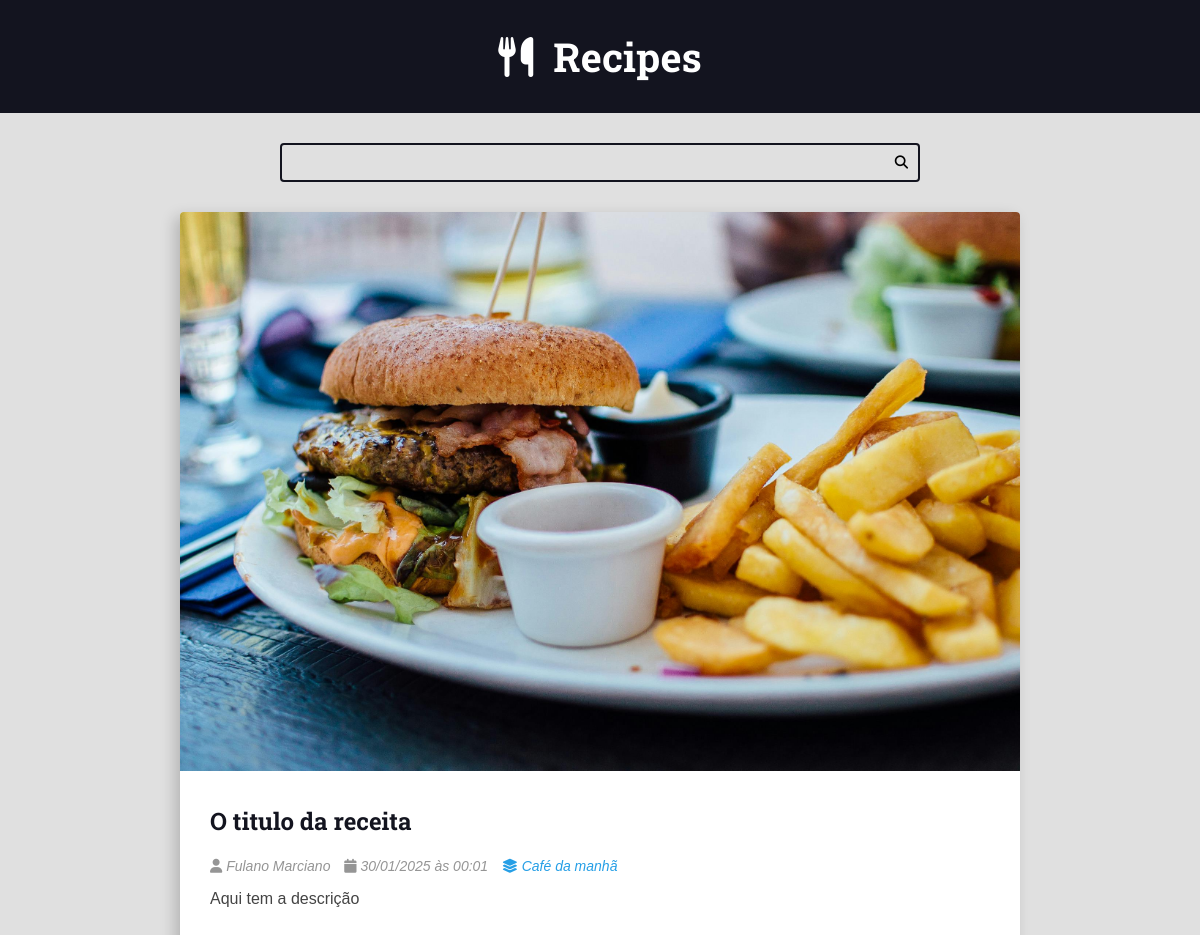
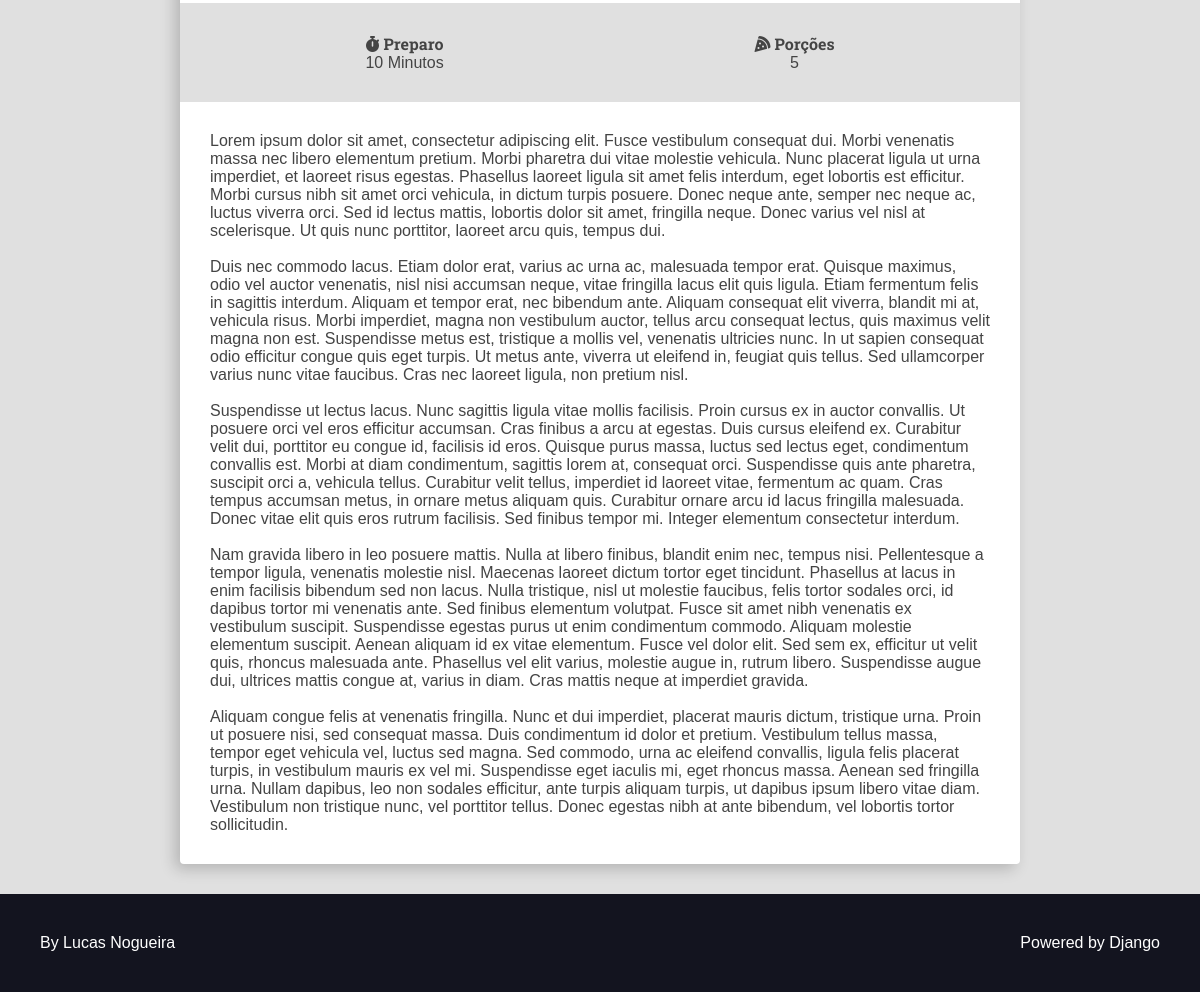
Screenshot of /recipes/1361/ with the database file from the repository (2 pictures, top to bottom).
### recipes/models.py (models this page shows, shortened)
class Recipe(models.Model):
    title = models.CharField(max_length=65) #VARCHAR
    description = models.CharField(max_length=165)
    slug = models.SlugField(unique=True) #slug
    preparation_time = models.IntegerField() #INT
    preparation_time_unit = models.CharField(max_length=65)
    servings = models.IntegerField()
    serving_unit = models.CharField(max_length=65)
    preparation_steps = models.TextField() #Tamanho livre
    preparation_steps_is_html = models.BooleanField(default=False)
    created_at = models.DateTimeField(auto_now_add=True) #auto_now_add faz com que no momento da criação pegue a data atual
    updated_at = models.DateTimeField(auto_now=True)
    is_published = models.BooleanField(default=False)
    cover = models.ImageField(upload_to='recipes/covers/%Y/%m/%d/', blank=True, default='')
    category = models.ForeignKey(Category, on_delete=models.SET_NULL, null=True, blank=True, default=None,) # Caso a categoria for apagada torna o campo nulo, o null permite que o campo seja nulo
    author = models.ForeignKey(User, on_delete=models.SET_NULL, null=True, blank=True, default=None)

class Category(models.Model):
    name = models.CharField(max_length=65)

### recipes/views.py (the view)
# urls.py: path('recipes/<int:id>/', views.recipe, name='recipe'),
def recipe(request, id):
    recipes = get_object_or_404(Recipe, pk=id, is_published=True,)
    return render(request, 'recipes/pages/recipe-view.html', context={
        'recipe': recipes,
        'is_detail_page': True,
    })

### recipes/templates/recipes/pages/recipe-view.html (shortened to what this page needs)
{% extends 'global/base.html' %}
{% block content %}
<div class="main-content main-content-detail container">
    {%include "recipes/partials/recipe.html"%}
</div>
{% endblock content %}

### recipes/templates/recipes/partials/recipe.html (shortened to what this page needs)
<div class="recipe recipe-list-item">
    {% if recipe.cover %}
    <div class="recipe-cover">
        <a href="{% url 'recipes:recipe' recipe.id%}">
        <img src="{{recipe.cover.url}}" alt="temp">
        </a>
    </div>
    {% endif %}
    <div class="recipe-title-container">
        <h2 class="recipe-title">
            <a href="{% url 'recipes:recipe' recipe.id %}">
        {{recipe.title}}
            </a>
        </h2>
    </div>
    <div class="recipe-author">
        {% if recipe.author is not None %}
            <span class="recipe-author-item">
                <i class="fas fa-user"></i>
                {% if recipe.author.first_name %}
                    {{recipe.author.first_name}} {{recipe.author.last_name}}
                {% else %}
                    {{ recipe.author.username}}
                {% endif %}
            </span>
        {% endif %}
        <span class="recipe-author-item">
            <i class="fas fa-calendar alt"></i>
            {{ recipe.created_at|date:"d/m/Y" }} às {{ recipe.created_at|date:"H:i" }}
        </span>
        {% if recipe.category is not None %}
            <span class="recipe-author-item">
                <a href=" {% url 'recipes:category' recipe.category.id %}">
                    <i class="fas fa-layer-group"></i>
                    <span>{{recipe.category.name}}</span>
                </a>
            </span>
        {% endif %}
    </div>
    <div class="recipe-content">
        <p>{{recipe.description}}</p>
    </div>
    <div class="recipe-meta-container">
        <div class="recipe-meta recipe-preparation">
            <h3 class="recipe-meta-title"><i class="fas fa-stopwatch"></i> Preparo</h3>
            <div class="recipe-meta-text">
                {{recipe.preparation_time}} {{recipe.preparation_time_unit}}
            </div>
        </div>
        <div class="recipe-meta recipe-servings">
            <h3 class="recipe-meta-title"><i class="fas fa-pizza-slice"></i> Porções</h3>
            <div class="recipe-meta-text">
                {{recipe.servings}} {{recipe.servings_unit}}
            </div>
        </div>
    </div>
    {% if is_detail_page is True %}
        <div class="preparation-steps">
            {% if recipe.preparation_steps_is_html is True %}
                {{ recipe.preparation_steps|safe }}
            {% else %}
                    {{ recipe.preparation_steps|linebreaksbr }}
                </div>
            {% endif %}
    {% endif %}
</div>

### recipes/static/recipes/css/style.css (style rules this page uses)
:root { --color-primary: #269fe6; --color-primary-hover: #2086c2; --color-primary-dark: #13141f; --color-primary-dark-hover: #212336; --color-primary-light: #d4ecfa; --color-primary-light-hover: #bdd8e7; --color-white: #fff; --color-black: #000; --color-dark-text: #444; --color-info-light: #cce5ff; --color-debug-light: #cce5ff; --color-success-light: #d4edda; --color-alert-light: #fff3cd; --color-warning-light: #fff3cd; --color-error-light: #f8d7da; --color-info-dark: #4d86c4; --color-debug-dark: #4d86c4; --color-success-dark: #4a9c5d; --color-alert-dark: #927f40; --color-warning-dark: #927f40; --color-error-dark: #da525d; --color-gray-0: #f9f9f9; --color-gray-1: #e0e0e0; --color-gray-2: #c7c7c7; --color-gray-3: #aeaeae; --color-gray-4: #959595; --color-gray-5: #7d7d7d; --color-gray-6: #646464; --color-gray-7: #4b4b4b; --color-gray-8: #323232; --color-gray-9: #191919; --font-primary: sans-serif; --font-headings: 'Roboto Slab', serif; --spacing-gutter-medium: 3rem; --spacing-gutter-large: 4rem; }
* { padding: 0; margin: 0; box-sizing: border-box; }
html { font-size: 62.5%; }
body { font-size: 1.6rem; font-family: var(--font-primary); background-color: var(--color-gray-1); color: var(--color-dark-text); }
h1, h2, h3, h4, h5, h6 { font-family: var(--font-headings); }
.container { max-width: 144rem; margin: 0 auto; padding: var(--spacing-gutter-medium) }
.main-content { padding-top: 0; }
.recipe { background-color: var(--color-white); box-shadow: -5px 5px 15px rgba(0, 0, 0, 0.2); transform: scale(1); transition: all 300ms ease-in-out; border-radius: .4rem; overflow: hidden; }
.recipe img { max-width: 100%; }
.recipe-list-item { max-width: 64rem; height: fit-content; }
.recipe-title-container { padding: var(--spacing-gutter-medium); padding-bottom: 2rem; }
.recipe-title-container a { text-decoration: none; color: var(--color-primary-dark) }
.recipe-author { padding: 0 var(--spacing-gutter-medium); }
.recipe-content { padding: var(--spacing-gutter-medium); padding-top: calc(var(--spacing-gutter-medium)/2) }
.recipe-author-item { color: var(--color-gray-4); margin-right: 1rem; font-style: italic; font-size: 1.4rem; }
.recipe-author a { color: var(--color-primary); transition: all 300ms ease-in-out; text-decoration: none; }
.recipe-meta-container { display: flex; flex-flow: row wrap; padding: var(--spacing-gutter-medium); background-color: var(--color-gray-1); }
.recipe-meta { display: flex; flex-flow: column nowrap; flex-shrink: 1; flex-grow: 1; text-align: center; }
.recipe-meta-title { font-size: 1.6rem; }
.main-content-detail .recipe-list-item { max-width: 84rem; margin: 0 auto; }
.preparation-steps { padding: var(--spacing-gutter-medium); }

### rows the page displays
Recipe: cover (picture), title "O titulo da receita", author.first_name "Fulano", author.last_name "Marciano", created_at "30/01/2025", created_at "00:01", category.name "Café da manhã", description "Aqui tem a descrição", preparation_time "10", preparation_time_unit "Minutos", servings "5", preparation_steps "Lorem ipsum dolor sit amet, consectetur adipiscing elit. Fusce vestibulum consequat dui. Morbi venenatis massa nec libero elementum pretium. Morbi pharetra dui vitae molestie vehicula. Nunc placerat ligula ut urna imperdiet, et laoreet risus egestas. Phasellus laoreet ligula sit amet felis interdum, eget lobortis est efficitur. Morbi cursus nibh sit amet orci vehicula, in dictum turpis posuere. Donec neque ante, semper nec neque ac, luctus viverra orci. Sed id lectus mattis, lobortis dolor sit amet, fringilla neque. Donec varius vel nisl at scelerisque. Ut quis nunc porttitor, laoreet arcu quis, tempus dui. Duis nec commodo lacus. Etiam dolor erat, varius ac urna ac, malesuada tempor erat.…"
